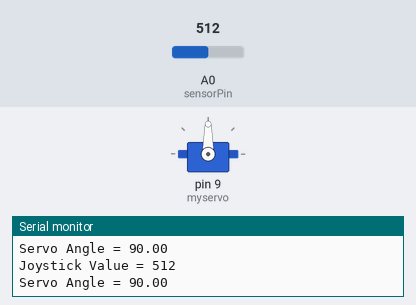
A sketch run on a simulated Arduino Uno, built with avr-gcc and run on an emulated ATmega328P. Shown: servo, the last lines printed to the serial monitor. Inputs (shaded band) come from the test bench; at power-on: A0 (sensorPin) = 512.

Above: at 1.2 s.
1.3 s: A0 (sensorPin) set to 556
At 2.1 s:
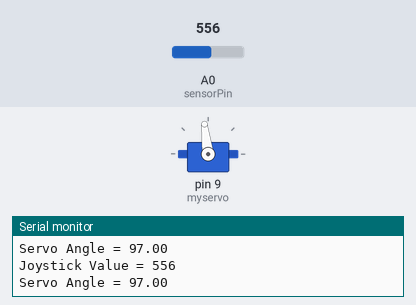
4.3 s: A0 (sensorPin) set to 581
At 5.5 s:
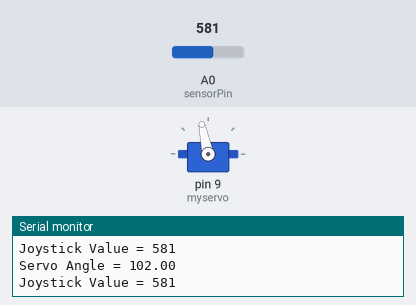
5.8 s: A0 (sensorPin) set to 992
At 7.0 s:
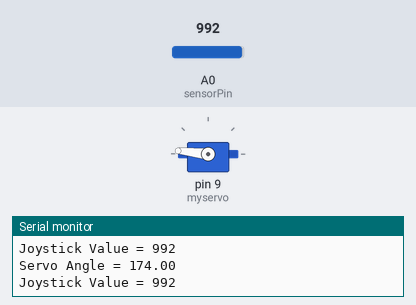
7.3 s: A0 (sensorPin) set to 1008
At 8.0 s:
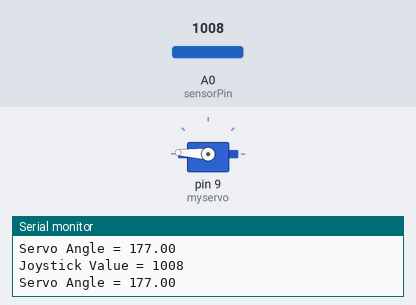
8.8 s: A0 (sensorPin) set to 900
At 10.0 s:
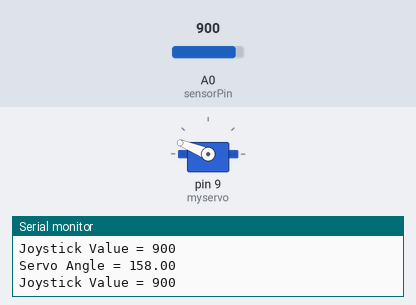
10.3 s: A0 (sensorPin) set to 1023
At 10.6 s:
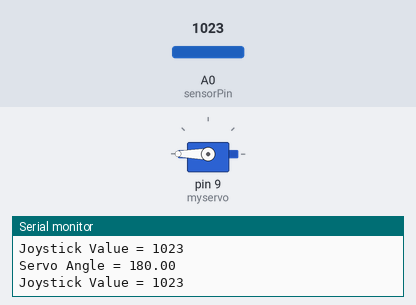
Timing chart, 0 to 12.8 s (numbered marks = the images above; inputs shaded):
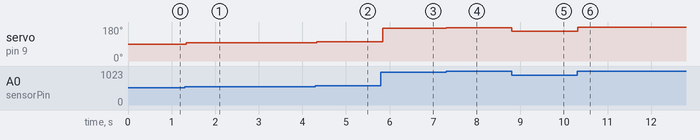

The sketch:

ServoJoystick.ino
```cpp
/*
Goal:
- Read analog values from a joystick.
- Convert the joystick X-axis value to a servo angle (0°–180°).
- Move a servo smoothly based on joystick position.
- Display readings on Serial Monitor.

Theme:
- Analog input processing
- Joystick control
- Servo movement
- ADC mapping
*/

#include <Servo.h>            // Load the servo library so Arduino can control servos
Servo myservo;                // Create a servo object that will control one servo motor
const int sensorPin = A0;     // Joystick X-axis is connected to analog input A0
int val;                      // This will store the raw joystick reading (0–1023)
float angle;                  // This will store the converted servo angle (0–180°)

void setup() {
  myservo.attach(9);          // Connect the servo signal wire to digital pin 9
  Serial.begin(9600);         // Start Serial Monitor
}

void loop() {

  val = analogRead(sensorPin);     // Read voltage from joystick (0 = left, 1023 = right)

  angle = map(val, 0, 1023, 0, 180); // Convert joystick value (0–1023) into servo angle (0–180 degrees)
  angle = constrain(angle, 0, 180);// Make sure the angle never goes below 0° or above 180°

  myservo.write(angle);            // Move the servo to the calculated angle

  //  Serial Monitor Output
  Serial.print("Joystick Value = ");  // Print label
  Serial.println(val);                // Print raw joystick value

  Serial.print("Servo Angle = ");     // Print label
  Serial.println(angle);              // Print the angle we send to the servo

  delay(15);                          // Short delay for smoother servo motion
}
```

Measured:
- after the input at 1.3 s, servo on pin 9 (myservo): 90° → 97° at once
- after the input at 4.3 s, servo on pin 9 (myservo): 97° → 102° at once
- after the input at 5.8 s, servo on pin 9 (myservo): 102° → 174° at once
- after the input at 7.3 s, servo on pin 9 (myservo): 174° → 177° at once
- after the input at 8.8 s, servo on pin 9 (myservo): 177° → 158° at once
- after the input at 10.3 s, servo on pin 9 (myservo): 158° → 180° at once
